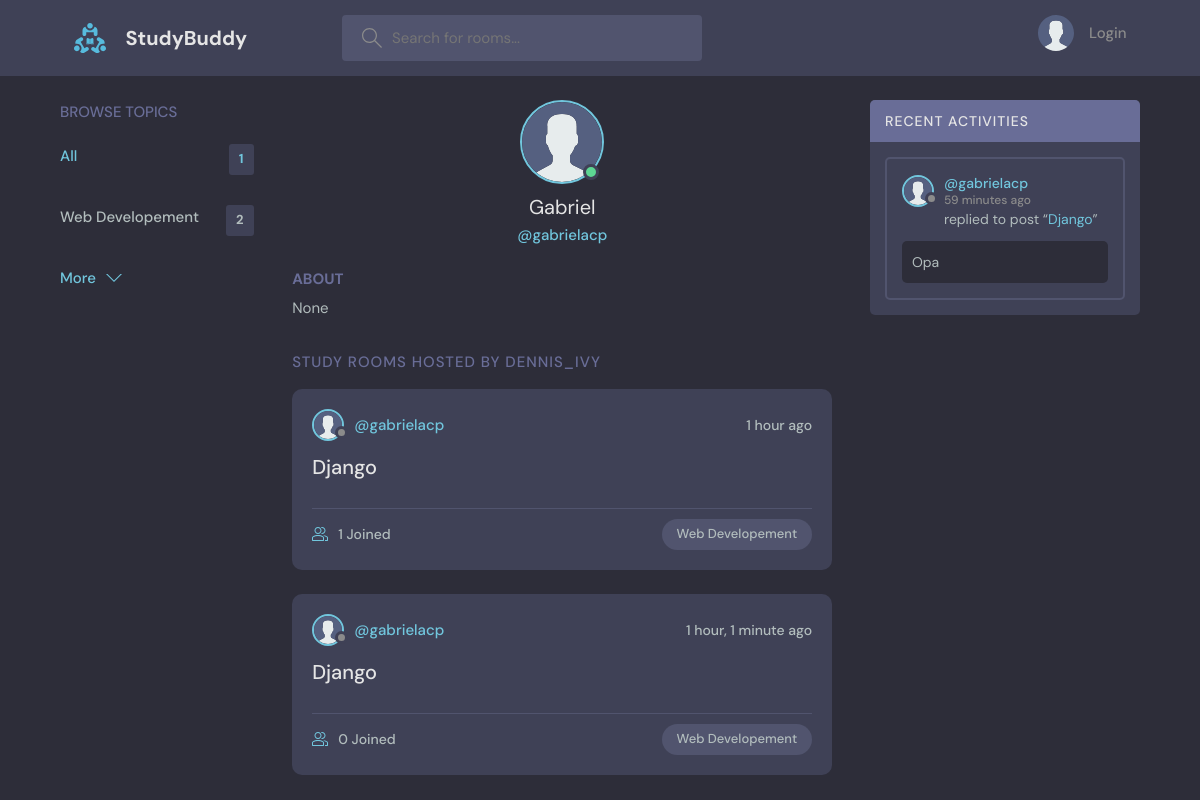
Page /profile/1/ on the committed database.
### base/models.py (models this page shows, shortened)
class Topic(models.Model):
    name = models.CharField(max_length=200)

class User(AbstractUser):
    name = models.CharField(max_length=200, null=True)
    email = models.EmailField(unique=True, null=True)
    bio = models.TextField(null=True)
    avatar = models.ImageField(null=True, default="avatar.svg")
    USERNAME_FIELD = 'email'
    REQUIRED_FIELDS = []

class Room(models.Model):
    host = models.ForeignKey(User, on_delete=models.SET_NULL, null=True)
    topic = models.ForeignKey(Topic, on_delete=models.SET_NULL, null=True)
    name = models.CharField(max_length=200)
    description = models.TextField(null=True, blank=True)
    participants = models.ManyToManyField(
        User, related_name='participants', blank=True)
    updated = models.DateTimeField(auto_now=True)
    created = models.DateTimeField(auto_now_add=True)
    class Meta:
        ordering = ['-updated', '-created']
    def __str__(self):
        return self.name

class Message(models.Model):
    user = models.ForeignKey(User, on_delete=models.CASCADE)
    room = models.ForeignKey(Room, on_delete=models.CASCADE)
    body = models.TextField()
    updated = models.DateTimeField(auto_now=True)
    created = models.DateTimeField(auto_now_add=True)
    class Meta:
        ordering = ['-updated', '-created']

### base/views.py (the view)
# urls.py: path('profile/<str:pk>/', views.userProfile, name="user-profile"),
def userProfile(request, pk):
    user = User.objects.get(id=pk)
    rooms = user.room_set.all()
    room_messages = user.message_set.all()
    topics = Topic.objects.all()
    context = {'user': user, 'rooms': rooms,
               'room_messages': room_messages, 'topics': topics}
    return render(request, 'base/profile.html', context)

### base/templates/base/profile.html (shortened to what this page needs)
{% extends 'main.html' %}
{% block content %}
<main class="profile-page layout layout--3">
  <div class="container">
    {% include 'base/topics_component.html' %}
    <div class="roomList">
      <div class="profile">
        <div class="profile__avatar">
          <div class="avatar avatar--large active">
            <img src="{{user.avatar.url}}" />
          </div>
        </div>
        <div class="profile__info">
          <h3>{{user.name}}</h3>
          <p>@{{user.username}}</p>
        </div>
        <div class="profile__about">
          <h3>About</h3>
          <p>
            {{user.bio}}
          </p>
        </div>
      </div>
      <div class="roomList__header">
        <div>
          <h2>Study Rooms Hosted by dennis_ivy</a>
          </h2>
        </div>
      </div>
      {% include 'base/feed_component.html' %}
    </div>
    {% include 'base/activity_component.html' %}
  </div>
</main>
{% endblock content %}

### base/templates/base/topics_component.html
<div class="topics">
    <div class="topics__header">
        <h2>Browse Topics</h2>
    </div>
    <ul class="topics__list">
        <li>
            <a href="{% url 'home' %}" class="active">All <span>{{topics.count}}</span></a>
        </li>
        {% for topic in topics %}
        <li>
            <a href="{% url 'home' %}?q={{topic.name}}">{{topic.name}}<span>{{topic.room_set.all.count}}</span></a>
        </li>
        {% endfor %}
    </ul>
    <a class="btn btn--link" href="{% url 'topics' %}">
        More
        <svg version="1.1" xmlns="http://www.w3.org/2000/svg" width="32" height="32" viewBox="0 0 32 32">
            <title>chevron-down</title>
            <path d="M16 21l-13-13h-3l16 16 16-16h-3l-13 13z"></path>
        </svg>
    </a>
</div>

### base/templates/base/feed_component.html (shortened to what this page needs)
{% for room in rooms %}
<div class="roomListRoom">
    <div class="roomListRoom__header">
        <a href="{% url 'user-profile' room.host.id %}" class="roomListRoom__author">
            <div class="avatar avatar--small">
                <img src="{{room.host.avatar.url}}" />
            </div>
            <span>@{{room.host.username}}</span>
        </a>
        <div class="roomListRoom__actions">
            <span>{{room.created|timesince}} ago</span>
        </div>
    </div>
    <div class="roomListRoom__content">
        <a href="{% url 'room' room.id %}">{{room.name}}</a>
    </div>
    <div class="roomListRoom__meta">
        <a href="{% url 'room' room.id %}" class="roomListRoom__joined">
            {{room.participants.all.count}} Joined
        </a>
        <p class="roomListRoom__topic">{{room.topic.name}}</p>
    </div>
</div>
{% endfor %}

### base/templates/base/activity_component.html (shortened to what this page needs)
<div class="activities">
    <div class="activities__header">
        <h2>Recent Activities</h2>
    </div>
    {% for message in room_messages %}
    <div class="activities__box">
        <div class="activities__boxHeader roomListRoom__header">
            <a href="{% url 'user-profile' message.user.id %}" class="roomListRoom__author">
                <div class="avatar avatar--small">
                    <img src="{{message.user.avatar.url}}" />
                </div>
                <p>
                    @{{message.user.username}}
                    <span>{{message.created|timesince}} ago</span>
                </p>
            </a>
        </div>
        <div class="activities__boxContent">
            <p>replied to post “<a href="{% url 'room' message.room.id %}">{{message.room}}</a>”</p>
            <div class="activities__boxRoomContent">{{message.body}}</div>
        </div>
    </div>
    {% endfor %}
</div>

### rows in the picture
Topic: name "Web Developement", room_set.all.count "2"
User: avatar (placeholder picture), name "Gabriel", username "gabrielacp", bio "None"
Room: host.avatar (placeholder picture), host.username "gabrielacp", created "1 hour", name "Django", participants.all.count "1", topic.name "Web Developement"
Room: host.avatar (placeholder picture), host.username "gabrielacp", created "1 hour, 1 minute", name "Django", participants.all.count "0", topic.name "Web Developement"
Message: user.avatar (placeholder picture), user.username "gabrielacp", created "59 minutes", room "Django", body "Opa"

### other values in the picture
{{ topics.count }} "1"
